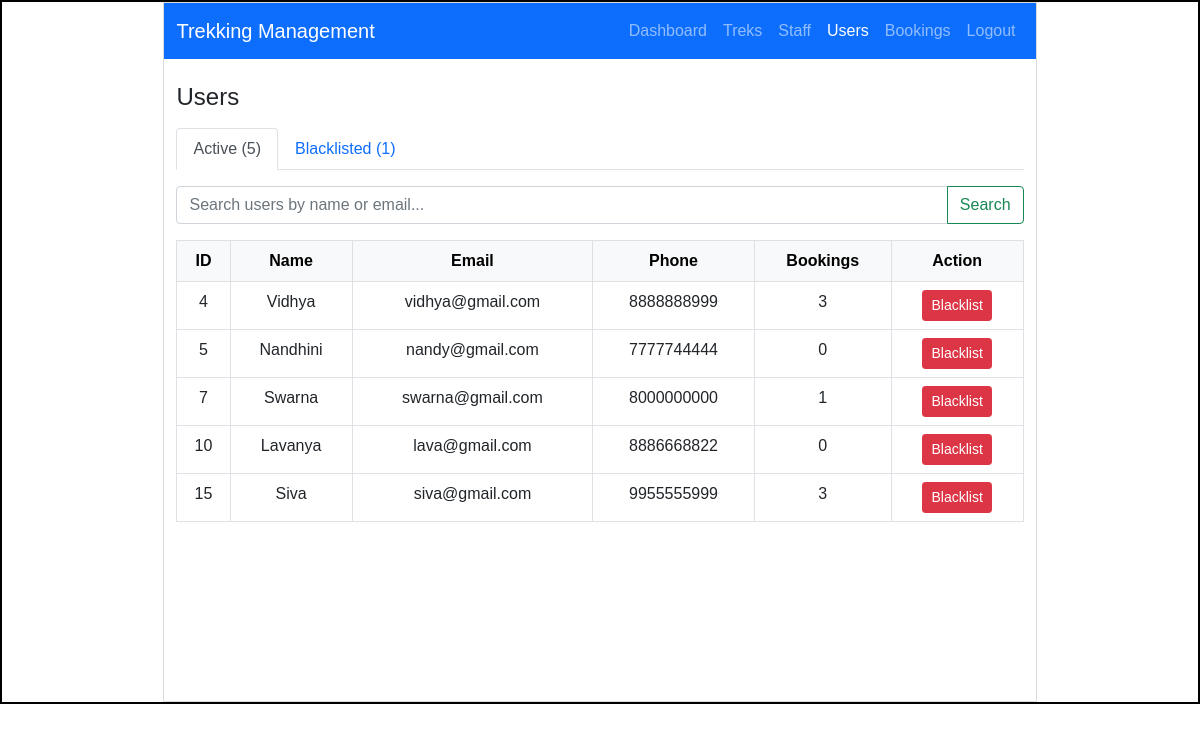
The app's page /admin/users (signed in) with its own data.
### models.py (models this page shows)
class User(db.Model):
    __tablename__ = "user"
    id = db.Column(db.Integer  , primary_key = True)
    name = db.Column(db.String() , nullable=False)
    email=db.Column(db.String(), unique = True , nullable=False )
    password = db.Column(db.String() , nullable=False)
    phone = db.Column(db.String(15) , nullable=False ,unique = True)
    role = db.Column(db.String(), nullable=False , default='trekker')
    is_blacklisted = db.Column(db.Boolean , nullable= False , default = False)
    bookings = db.relationship( "Booking" ,backref = "user",lazy=True) # One User -> Many Bookings
    staff_profile = db.relationship("Staff_Profile",backref = "user",uselist=False,lazy=True)

### app.py (the view)
@app.route("/admin/users")
@role_required("admin")
def admin_users():
    active_tab   = request.args.get("tab", "active")
    search_query = request.args.get("search", "")
    active_q      = User.query.filter_by(role="trekker", is_blacklisted=False)
    blacklisted_q = User.query.filter_by(role="trekker", is_blacklisted=True)
    if search_query:
        f = or_(User.name.ilike(f"%{search_query}%"),
                User.email.ilike(f"%{search_query}%"))
        active_q      = active_q.filter(f)
        blacklisted_q = blacklisted_q.filter(f)
    return render_template("admin_users.html",
                           active_tab=active_tab,
                           search_query=search_query,
                           active_users=active_q.all(),
                           blacklisted_users=blacklisted_q.all())

### app.py (called while the page is built)
def role_required(*roles):
    def decorator(f):
        @wraps(f)
        def wrapper(*args, **kwargs):
            if 'user_id' not in session:
                flash("Please log in to continue.", "warning")
                return redirect(url_for("login"))
            if session.get('role') not in roles:
                flash("You don't have access to that page.", "warning")
                return _redirect_to_own_area()
            return f(*args, **kwargs)
        return wrapper
    return decorator

### templates/admin_users.html (shortened to what this page needs)
<!DOCTYPE html>
<html lang="en">
<head>
    <link rel="stylesheet" href="{{ url_for('static', filename='style.css') }}">
    <link href="https://cdn.jsdelivr.net/npm/bootstrap@5.0.2/dist/css/bootstrap.min.css" rel="stylesheet">
</head>
<body>
    <div id="main">
        <div id="canvas">
            <nav class="navbar navbar-expand-lg navbar-dark bg-primary">
                <div class="container-fluid">
                    <a class="navbar-brand" href="/admin/dashboard">Trekking Management</a>
                    <div class="navbar-nav ms-auto">
                        <a class="nav-link" href="/admin/dashboard">Dashboard</a>
                        <a class="nav-link" href="/admin/treks">Treks</a>
                        <a class="nav-link" href="/admin/staff">Staff</a>
                        <a class="nav-link active" href="/admin/users">Users</a>
                        <a class="nav-link" href="/admin/bookings">Bookings</a>
                        <a class="nav-link" href="/logout">Logout</a>
                    </div>
                </div>
            </nav>
            <div class="container mt-4">
                <h4 class="mb-3">Users</h4>
                <ul class="nav nav-tabs mb-3">
                    <li class="nav-item">
                        <a class="nav-link {% if active_tab == 'active' %}active{% endif %}"
                           href="/admin/users?tab=active">
                            Active ({{ active_users | length }})
                        </a>
                    </li>
                    <li class="nav-item">
                        <a class="nav-link {% if active_tab == 'blacklisted' %}active{% endif %}"
                           href="/admin/users?tab=blacklisted">
                            Blacklisted ({{ blacklisted_users | length }})
                        </a>
                    </li>
                </ul>
                <form method="GET" action="/admin/users" class="mb-3">
                    <div class="input-group">
                        <input type="text" class="form-control" name="search" value="{{ search_query }}" placeholder="Search users by name or email...">
                        <button type="submit" class="btn btn-outline-success">Search</button>
                    </div>
                </form>
                {% if active_tab == 'active' %}
                    {% if active_users %}
                    <table class="table table-bordered table-hover text-center">
                        <thead class="table-light">
                            <tr>
                                <th>ID</th>
                                <th>Name</th>
                                <th>Email</th>
                                <th>Phone</th>
                                <th>Bookings</th>
                                <th>Action</th>
                            </tr>
                        </thead>
                        <tbody>
                            {% for user in active_users %}
                            <tr>
                                <td>{{ user.id }}</td>
                                <td>{{ user.name }}</td>
                                <td>{{ user.email }}</td>
                                <td>{{ user.phone }}</td>
                                <td>{{ user.bookings | length }}</td>
                                <td>
                                    <a href="{{ url_for('blacklist_user', user_id=user.id) }}" class="btn btn-danger btn-sm">Blacklist</a>
                                </td>
                            </tr>
                            {% endfor %}
                        </tbody>
                    </table>
                    {% else %}
                        {% if search_query %}
                            <div class="alert alert-warning">No users found matching "{{ search_query }}".</div>
                        {% else %}
                            <div class="alert alert-info">No active users.</div>
                        {% endif %}
                    {% endif %}
                {% endif %}
            </div>
        </div>
    </div>
</body>
</html>

### static/style.css (style rules this page uses)
* { margin:0px; font-family: Arial, Helvetica, sans-serif; }
#main { border:2px solid black; margin-top: 0px; }
#canvas { border:1px solid #dcdcdc; width:73%; height:700px; margin:auto; }
table { max-height: 20px; overflow-y: auto; }

### records on screen
User: id "4", name "Vidhya", email "vidhya@gmail.com", phone "8888888999", bookings|length "3"
User: id "5", name "Nandhini", email "nandy@gmail.com", phone "7777744444", bookings|length "0"
User: id "7", name "Swarna", email "swarna@gmail.com", phone "8000000000", bookings|length "1"
User: id "10", name "Lavanya", email "lava@gmail.com", phone "8886668822", bookings|length "0"
User: id "15", name "Siva", email "siva@gmail.com", phone "9955555999", bookings|length "3"

### other values on screen
{{ active_users | length }} "5"
{{ blacklisted_users | length }} "1"
